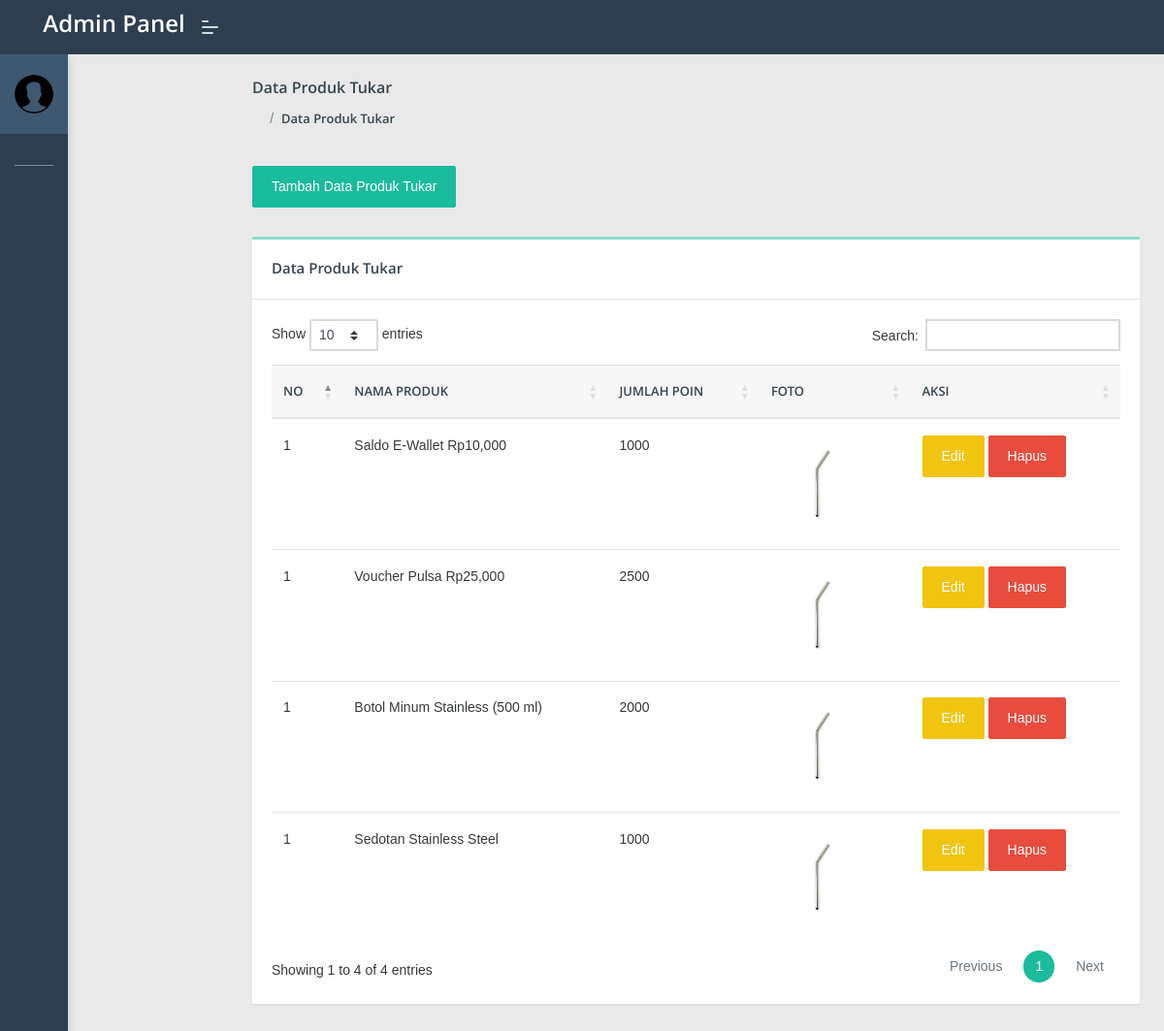
Screenshot of /admin/index.php?halaman=produktukardaftar with the database file from the repository.
### tables this page shows
CREATE TABLE `produktukar` (
  `idproduktukar` int(11) NOT NULL,
  `namaproduk` text NOT NULL,
  `produkpoin` text NOT NULL,
  `fotoproduk` text NOT NULL
);

### admin/produktukardaftar.php (the view)
<section class="pcoded-main-container">
	<div class="pcoded-content">
		<div class="page-header">
			<div class="page-block">
				<div class="row align-items-center">
					<div class="col-md-12">
						<div class="page-header-title">
							<h5 class="m-b-10">Data Produk Tukar</h5>
						</div>
						<ul class="breadcrumb">
							<li class="breadcrumb-item"><a href="index.php"><i class="feather icon-home"></i></a></li>
							<li class="breadcrumb-item"><a href="#!">Data Produk Tukar</a></li>
						</ul>
						<br><br>
						<a class="btn btn-primary" href="index.php?halaman=produktukartambah">Tambah Data Produk Tukar</a>
					</div>
				</div>
			</div>
		</div>
		<div class="row">
			<div class="col-md-12">
				<div class="card">
					<div class="card-header">
						<h5>Data Produk Tukar</h5>
					</div>
					<div class="card-body table-border-style">
						<div class="table-responsive">
							<table class="table table-hover" id="tabel">
								<thead>
									<tr>
										<th>No</th>
										<th>Nama Produk</th>
										<th>Jumlah Poin</th>
										<th>Foto</th>
										<th>Aksi</th>
									</tr>
								</thead>
								<tbody>
									<?php
									$no = 1;
									$produktukar = $koneksi->query("SELECT * FROM produktukar");
									$ambilproduktukar = $produktukar;
									while ($data = $ambilproduktukar->fetch_array()) {
									?>
										<tr>
											<td><?= $no ?></td>
											<td><?= $data['namaproduk'] ?></td>
											<td><?= $data['produkpoin'] ?></td>
											<td> <img src="../foto/<?php echo $data['fotoproduk'] ?>" width="100">
											</td>
											<td>
												<a class="btn btn-warning" href="index.php?halaman=produktukaredit&id=<?php echo $data['idproduktukar']; ?>">Edit</a>
												<a class="btn btn-danger" onclick="return confirm('Apakah anda yakin ingin menghapus data ini ?')" href="index.php?halaman=produktukarhapus&id=<?php echo $data['idproduktukar']; ?>">Hapus</a>
											</td>
										</tr>
									<?php } ?>
								</tbody>
							</table>
						</div>
					</div>
				</div>
			</div>
		</div>
	</div>
</section>

### admin/index.php (shortened to what this page needs)
<?php
include '../koneksi.php';
?>
<!DOCTYPE html>
<html lang="en">
<head>
    <link rel="stylesheet" href="assets_admin/dist/assets/css/style.css">
    <link rel="stylesheet" type="text/css" href="https://cdn.datatables.net/1.12.1/css/dataTables.bootstrap4.min.css">
    <link rel="stylesheet" href="https://cdnjs.cloudflare.com/ajax/libs/font-awesome/4.7.0/css/font-awesome.min.css">
</head>
<body class="">
    <nav class="pcoded-navbar  ">
        <div class="navbar-wrapper  ">
            <div class="navbar-content scroll-div ">
                <div class="">
                    <div class="main-menu-header">
                        <img class="img-radius" src="assets_admin/dist/assets/images/user/user.png" alt="User-Profile-Image">
                        <div class="user-details">
                        </div>
                    </div>
                </div>
                <ul class="nav pcoded-inner-navbar ">
                    <li class="nav-item pcoded-menu-caption">
                    </li>
                    <li class="nav-item">
                        <a href="index.php?halaman=beranda" class="nav-link "><span class="pcoded-micon"><i class="feather icon-home"></i></span><span class="pcoded-mtext">Dashboard</span></a>
                    </li>
                    <li class="nav-item">
                        <a href="index.php?halaman=produktukardaftar" class="nav-link "><span class="pcoded-micon"><i class="feather icon-sidebar"></i></span><span class="pcoded-mtext">Produk Tukar</span></a>
                    </li>
                    <li class="nav-item">
                        <a href="index.php?halaman=penukarandaftar" class="nav-link "><span class="pcoded-micon"><i class="feather icon-sidebar"></i></span><span class="pcoded-mtext">Data Penukaran</span></a>
                    </li>
                    <li class="nav-item">
                        <a href="index.php?halaman=userdaftar" class="nav-link "><span class="pcoded-micon"><i class="feather icon-user"></i></span><span class="pcoded-mtext">Data User</span></a>
                    </li>
                    <li class="nav-item">
                        <a href="index.php?halaman=pesan" class="nav-link "><span class="pcoded-micon"><i class="feather icon-book"></i></span><span class="pcoded-mtext">Pesan</span></a>
                    </li>
                </ul>
            </div>
        </div>
    </nav>
    <header class="navbar pcoded-header navbar-expand-lg navbar-light header-dark">
        <div class="m-header">
            <a class="mobile-menu" id="mobile-collapse" href="#!"><span></span></a>
            <a href="index.php?halaman=beranda" class="b-brand">
                <h4 class="text-white"><span>Admin Panel</span></h4>
            </a>
        </div>
        <div class="collapse navbar-collapse">
            <ul class="navbar-nav ml-auto">
                <li>
                    <div class="dropdown drp-user">
                        <a href="#" class="dropdown-toggle" data-toggle="dropdown">
                            <i class="feather icon-user"></i>
                        </a>
                    </div>
                </li>
            </ul>
        </div>
    </header>
    <div id="layoutSidenav_content">
        <main>
            <?php
            if (isset($_GET['halaman'])) {
                if ($_GET['halaman'] == "beranda") {
                    include 'beranda.php';
                } elseif ($_GET['halaman'] == "logout") {
                    include 'logout.php';
                } elseif ($_GET['halaman'] == "penukarandaftar") {
                    include 'penukarandaftar.php';
                } elseif ($_GET['halaman'] == "penukarandetail") {
                    include 'penukarandetail.php';
                } elseif ($_GET['halaman'] == "penukaranhapus") {
                    include 'penukaranhapus.php';
                } elseif ($_GET['halaman'] == "downloadbukti") {
                    include 'downloadbukti.php';
                } elseif ($_GET['halaman'] == "penukaranhapus") {
                    include 'penukaranhapus.php';
                } elseif ($_GET['halaman'] == "produktukardaftar") {
                    include 'produktukardaftar.php';
                } elseif ($_GET['halaman'] == "produktukaredit") {
                    include 'produktukaredit.php';
                } elseif ($_GET['halaman'] == "produktukarhapus") {
                    include 'produktukarhapus.php';
                } elseif ($_GET['halaman'] == "produktukartambah") {
                    include 'produktukartambah.php';
                } elseif ($_GET['halaman'] == "profiledit") {
                    include 'profiledit.php';
                } elseif ($_GET['halaman'] == "userdaftar") {
                    include 'userdaftar.php';
                } elseif ($_GET['halaman'] == "useredit") {
                    include 'useredit.php';
                } elseif ($_GET['halaman'] == "userhapus") {
                    include 'userhapus.php';
                } elseif ($_GET['halaman'] == "pesan") {
                    include 'pesan.php';
                }
            } else {
                include 'beranda.php';
            }
            ?>
        </main>
    </div>
</body>
</html>

### rows the page displays
produktukar: namaproduk "Saldo E-Wallet Rp10,000", produkpoin "1000", fotoproduk (picture)
produktukar: namaproduk "Voucher Pulsa Rp25,000", produkpoin "2500", fotoproduk (picture)
produktukar: namaproduk "Botol Minum Stainless (500 ml)", produkpoin "2000", fotoproduk (picture)
produktukar: namaproduk "Sedotan Stainless Steel", produkpoin "1000", fotoproduk (picture)
